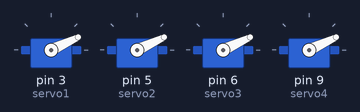
Recording of a sketch running on a simulated Arduino Uno, built with avr-gcc and run on an emulated ATmega328P. Parts: 4 × servo.

Above: at 0.1 s.
At 1.0 s:
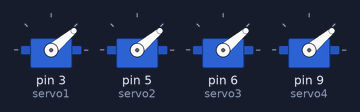
At 1.6 s:
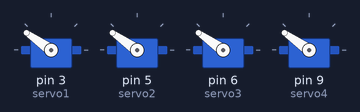
At 2.1 s:
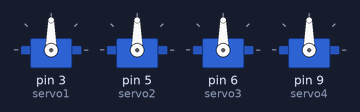
Timing chart, 0 to 3.6 s (numbered marks = the images above):
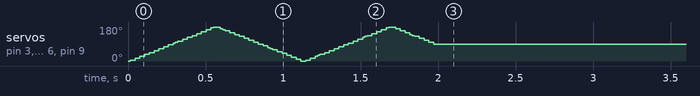

The sketch:

servo_sweep1.ino
```cpp
#include <Servo.h>

Servo servo1;
Servo servo2;
Servo servo3;
Servo servo4;

void setup() {
  servo1.attach(3);
  servo2.attach(5);
  servo3.attach(6);
  servo4.attach(9);

  unsigned long startTime = millis();

  while (millis() - startTime < 2000) {

    for (int angle = 0; angle <= 180 && millis() - startTime < 2000; angle += 5) {
      servo1.write(angle);
      servo2.write(angle);
      servo3.write(angle);
      servo4.write(angle);
      delay(15);
    }

    for (int angle = 180; angle >= 0 && millis() - startTime < 2000; angle -= 5) {
      servo1.write(angle);
      servo2.write(angle);
      servo3.write(angle);
      servo4.write(angle);
      delay(15);
    }
  }

  servo1.write(90);
  servo2.write(90);
  servo3.write(90);
  servo4.write(90);
}

void loop() {
}
```
